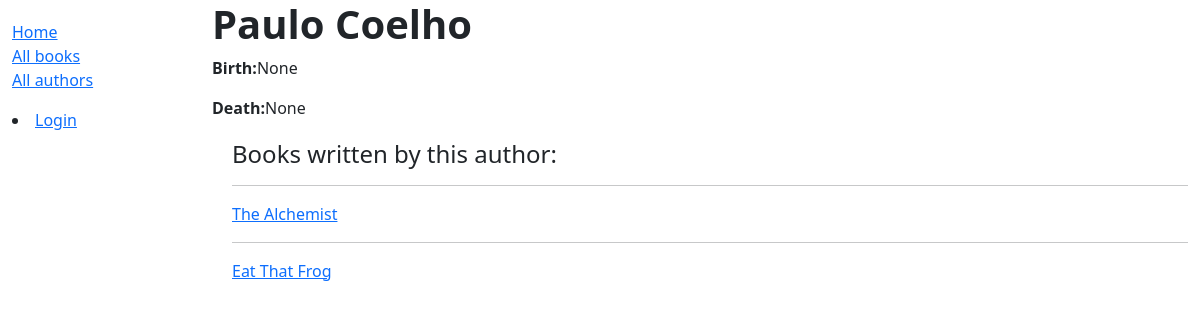
The page /catalog/authors/2 on the database its author committed.
### catalog/models.py (models this page shows, shortened)
class Author(models.Model):
    first_name = models.CharField(max_length=100)
    last_name = models.CharField(max_length=100)
    date_of_birth = models.DateField(null=True, blank=True)
    date_of_death = models.DateField("Died", null=True, blank=True)
    class Meta:
        ordering = ["last_name", "first_name"]

class Book(models.Model):
    title = models.CharField(max_length=200)
    author = models.ForeignKey("Author", on_delete=models.SET_NULL, null=True)
    summary = models.TextField(
        max_length=1000, help_text="Enter a brief description of the book"
    )
    isbn = models.CharField(
        "ISBN",
        max_length=13,
        unique=True,
        help_text="13 character <a href='https://www.isbn-international.org/content/what-isbn'>ISBN number</a>",
    )
    genre = models.ManyToManyField("Genre", help_text="Select a genre for this book")
    language = models.ForeignKey("Language", on_delete=models.SET_NULL, null=True)
    def display_genre(self):
        """Create a string fot the genre, This is required to display genre in admin"""
        return ", ".join(genre.name for genre in self.genre.all()[:3])
    display_genre.short_description = "Genre"
    def get_absolute_url(self):
        return reverse("book-detail", args=[str(self.id)])

### catalog/views.py (the view)
# urls.py: path("authors/<int:pk>", views.AuthorDetailView.as_view(), name="author-detail"),
class AuthorDetailView(generic.DetailView):
    model = Author

### catalog/templates/catalog/author_detail.html
{% extends "base_generic.html" %} {% block content %}
<h1><strong>{{author.first_name}} {{author.last_name}}</strong></h1>
<p><strong>Birth:</strong>{{author.date_of_birth}}</p>
<p><strong>Death:</strong>{{author.date_of_death}}</p>
<div style="margin-left: 20px; margin-top: 20px">
	<h4>Books written by this author:</h4>
	{% for copy in author.book_set.all %}
	<hr />
	<p><a href="{{copy.get_absolute_url}}">{{copy.title}}</a></p>
	{% endfor %}
</div>
{% endblock %}

### rows shown on the page
Author: date_of_birth "None", date_of_death "None"
Book: title "The Alchemist"
Book: title "Eat That Frog"
